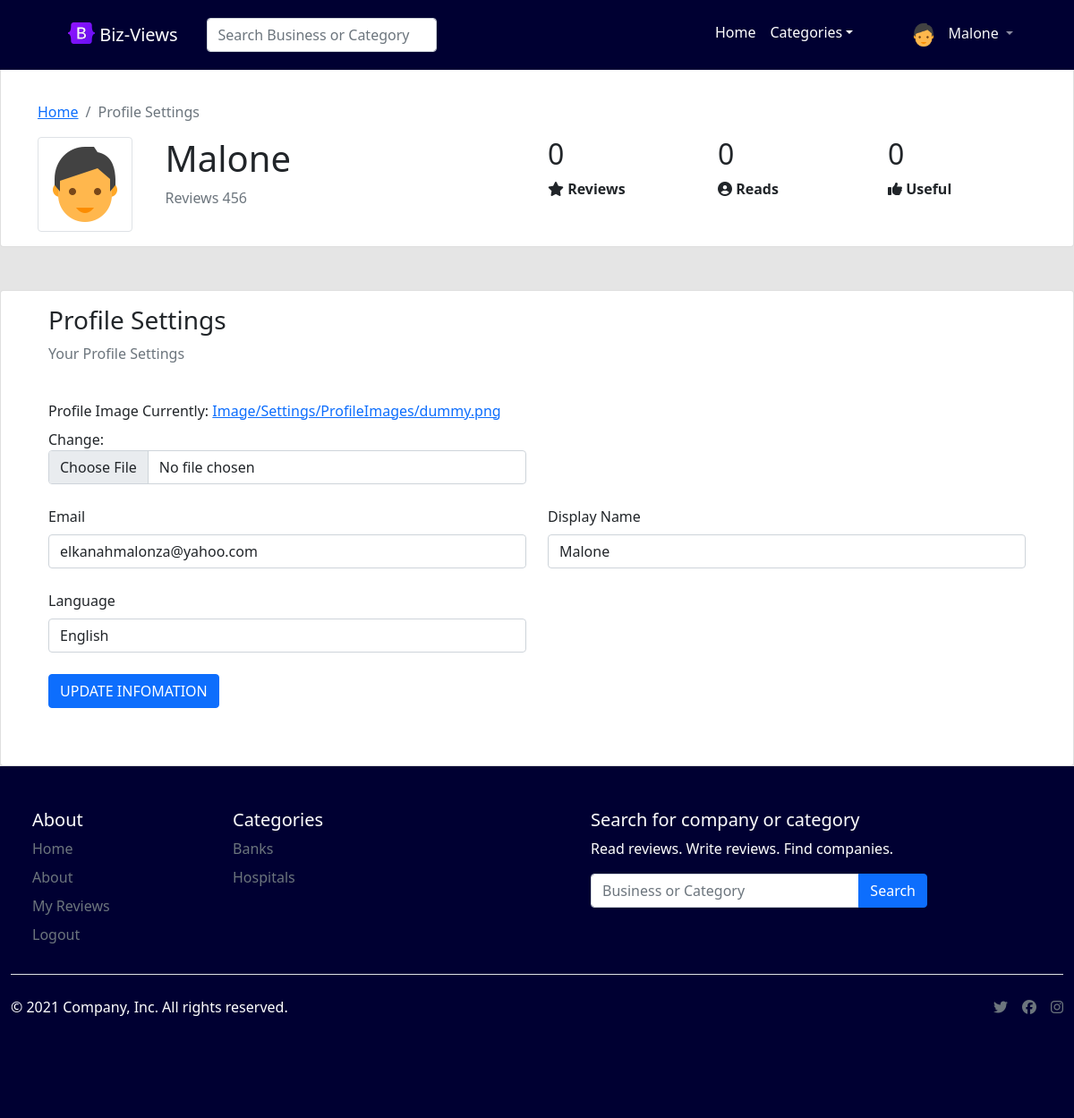
The page /update/user-details/ (signed in) on the database as committed earlier.
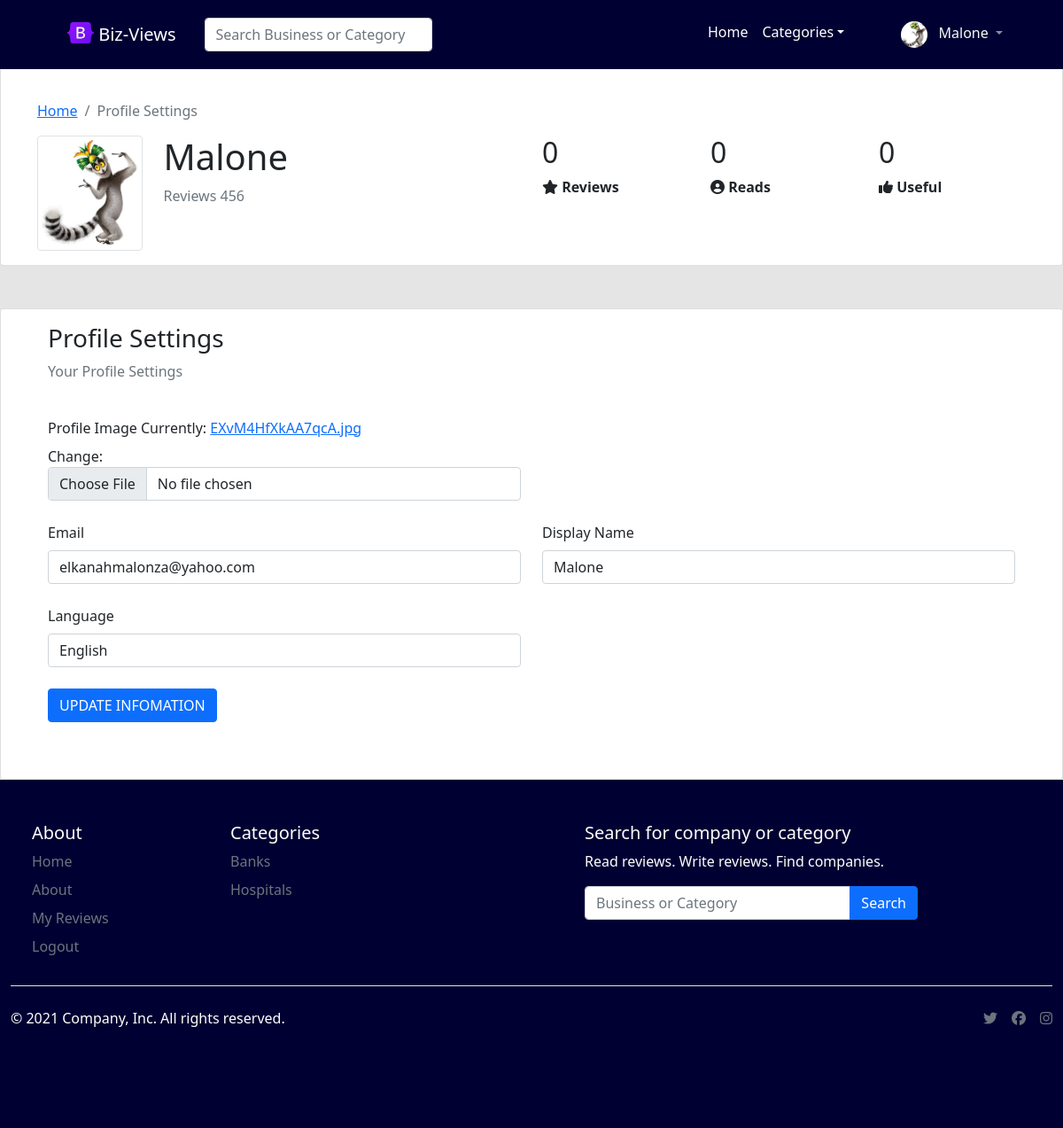
The same page on the database as committed later.
### business/models.py (models this page shows, shortened)
class UserProfile(models.Model):
	user = models.OneToOneField(User, on_delete=models.CASCADE)
	image = models.ImageField('Profile Image', upload_to='Image/Settings/ProfileImages',
		max_length=500, default='Image/Settings/ProfileImages/dummy.png', storage=gd_storage)
	language = models.CharField('Langauge', default='English', max_length=50)

### reviews/views.py (the view)
# urls.py: path('update/user-details/', views.update_details, name='update-user'),
@login_required(login_url='/login/')
@user_passes_test(check_user_settings, login_url='/manage/')
def update_details(request):
	profile = UserProfile.objects.get(user=int(request.user.id))
	if request.method == 'POST':
		form = UserProfileForm(request.POST, request.FILES, instance=profile)
		if form.is_valid():
			form.save()
		else:
			return HttpResponse(form.errors)
		user = request.user
		user.username = request.POST['email']
		user.first_name = request.POST['name']
		user.email = request.POST['email']
		user.save()
		return redirect('update-user')
	else:
		form = UserProfileForm(instance=profile)
		categories = Category.objects.all()
		return render(request, 'reviews/profile-settings.html', {'profile': profile, 'form': form,
			'categories': categories})

### business/forms.py
class UserProfileForm(ModelForm):
	class Meta:
		model = UserProfile
		fields = ( 'user', 'image', 'language')
		widgets = {
			'image': forms.ClearableFileInput(attrs={'class': 'form-control'}),
		}

### reviews/views.py (called while the page is built)
def check_user_settings(user):
	profile = UserProfile.objects.filter(user=user.id)
	return profile.count()>=1

### business/templates/reviews/profile-settings.html (shortened to what this page needs)
{% extends "reviews/base.html" %}
{% load static %}
{% block content %}
	<main class="main-index">
	<div class="b-example-divider"> </div>
	<div class="container-fluid card pt-5">
		<div class="card-body">
			<div class="container">
				<nav aria-label="breadcrumb">
				  	<ol class="breadcrumb">
				    	<li class="breadcrumb-item"><a href="{% url 'index' %}">Home</a></li>
				    	<li class="breadcrumb-item active" aria-current="page">Profile Settings</li>
				  	</ol>
				</nav>
				<div class="row">
					<div class="col-lg-6 col-md-8 col-sm-12">
						<div class="row">
							<div class="col-3">
								<img src="{{profile.image.url}}" class="img-thumbnail" alt="...">
							</div>
							<div class="col-9">
								<h1>{{user.first_name}}</h1>
								<p class="text-muted">Reviews 456 </p>
							</div>
						</div>
					</div>
					<div class="col-lg-6 col-md-8 col-sm-12">
						<div class="row">
							<div class="col-4">
								<h2>0</h2>
								<p>
									<i class="fas fa-star"></i>
									<strong>Reviews</strong>
								</p>
							</div>
							<div class="col-4">
								<h2>0</h2>
								<p>
									<i class="fas fa-user-circle"></i>
									<strong>Reads</strong>
								</p>
							</div>
							<div class="col-4">
								<h2>0</h2>
								<p>
									<i class="fas fa-thumbs-up"></i>
									<strong>Useful</strong>
								</p>
							</div>
						</div>
					</div>
				</div>
			</div>
		</div>
	</div>
	<div class="b-example-divider"> </div>
	<div class="container-fluid">
		<div class="row card">
			<div class="card-body">
				<form class="container" method="post" action="{% url 'update-user' %}" enctype="multipart/form-data">
					<div class="row pb-4">
						<div class="col-12">
							<h3>Profile Settings</h3>
							<p class="text-muted">Your Profile Settings</p>
						</div>
					</div>
					<div class="row pb-4">
						<div class="col-lg-6 col-md-8 col-sm-12">
							<label for="imageFile" class="form-label">Profile Image</label>
						{% for field in form %}
							{% if field.name == 'image' %}
								{{field}}
							{% endif %}
						{% endfor %}
						</div>
					</div>
					<div class="row">
						<div class="col-lg-6 col-md-8 col-sm-12 pb-4">
							<label for="emailField" class="form-label">Email</label>
							<input type="email" name="email" id="emailField" class="form-control" value="{{user.email}}" required="">
						</div>
						<div class="col-lg-6 col-md-8 col-sm-12 pb-4">
							<label for="nameField" class="form-label">Display Name</label>
							<input type="text" name="name" id="nameField" class="form-control" value="{{user.first_name}}" required="">
						</div>
					</div>
					<div class="row">
						<div class="col-lg-6 col-md-8 col-sm-12 pb-4">
							<label for="languageField" class="form-label">Language</label>
							<select id="languageField" class="form-control" name="language">
								<option value="{{profile.language}}" selected="">{{profile.language}}</option>
							</select>
						</div>
					</div>
					<div class="row">
						<div class="col-lg-6 col-md-8 col-sm-12">
							<button type="submit" class="btn btn-primary">UPDATE INFOMATION</button>
						</div>
					</div>
				</form>
				<div class="b-example-divider"> </div>
			</div>
		</div>
	</div>
	</main>
{% endblock %}

### business/templates/reviews/base.html (shortened to what the changed rows need)
<!doctype html>
<html lang="en">
    <head>
        {% load static %}
        <link href="https://cdn.jsdelivr.net/npm/bootstrap@5.1.3/dist/css/bootstrap.min.css" rel="stylesheet">
        <link href="{% static 'main/css/style.css' %}" rel="stylesheet">
    </head>
    <body>
        <nav class="navbar navbar-expand-md fixed-top navbar-dark mb-5" style="background-color: #000032">
            <div class="container-fluid">
                <div class="collapse navbar-collapse justify-content-end" id="navbarCollapse">
                    <ul class="navbar-nav me-5">
                    {% if user.is_authenticated %}
                        <li class="nav-item dropdown">
                            <a class="nav-link dropdown-toggle link-light" href="#" id="navbarDropdown" role="button" data-bs-toggle="dropdown" aria-expanded="false">
                            {% if profile != None %}
                                <img src="{{profile.image.url}}" alt="" width="30" height="30" class="rounded-circle d-inline-block">
                            {% else %}
                                <img src="{% static 'main/images/profiles/avatar-2.jpg' %}" alt="" width="30" height="30" class="rounded-circle d-inline-block">
                            {% endif %}
                            <span class="ms-2 text-light">{{user.first_name}}</span>
                            </a>
                        </li>
                    {% else %}
                        <li class="nav-item">
                            <a class="btn btn-outline-success" href="{% url 'login' %}" >Login/Sign-Up</a>
                        </li>
                    {% endif %}
                    </ul>
                </div>
            </div>
        </nav>
        {% block content %}
        {% endblock %}
    </body>
</html>

Rows that differ between the two databases and show on the page:
changed UserProfile "English": image: picture added in place of a placeholder
Other text that changed with them:
text no longer shown: "Currently: Image/Settings/ProfileImages/dummy.png Change:"
text now shown: "Currently: EXvM4HfXkAA7qcA.jpg Change:"
